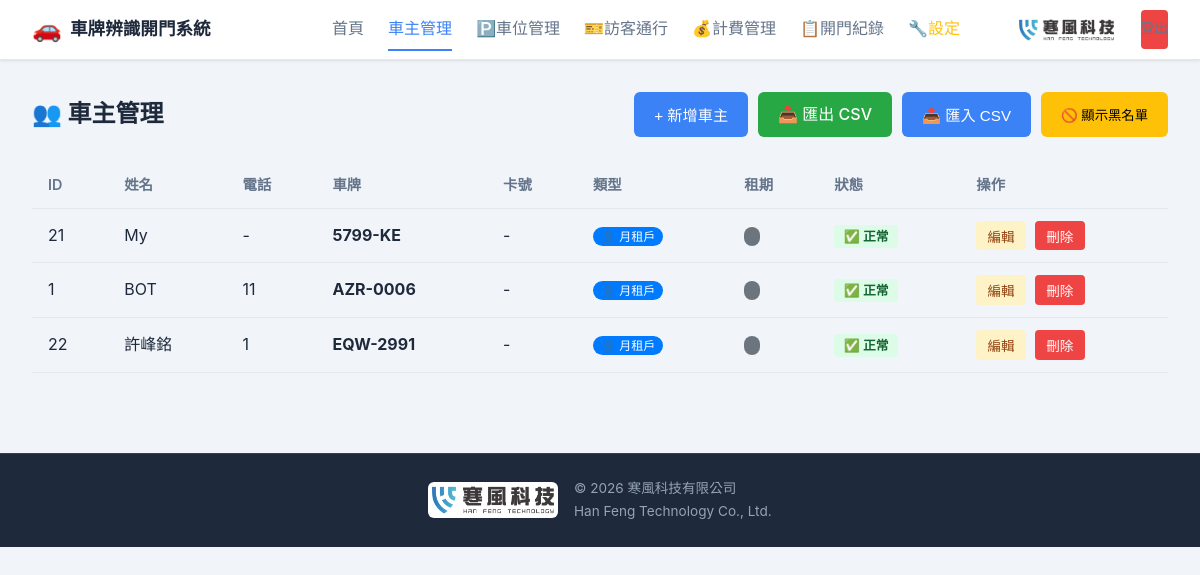
Before: /owners (signed in) with the older database file.
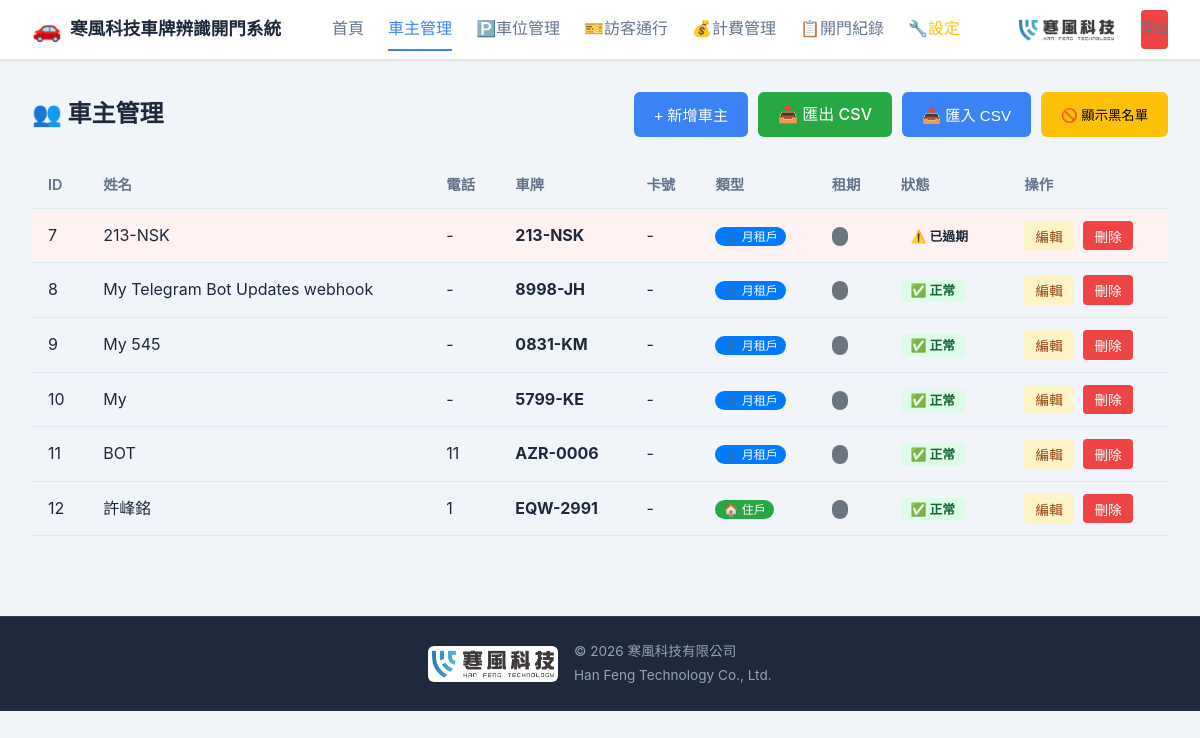
After: the same page with the newer database file.
### tables this page shows
CREATE TABLE owners (
            id INTEGER PRIMARY KEY AUTOINCREMENT,
            member_id TEXT,
            name TEXT NOT NULL,
            phone TEXT,
            plate TEXT UNIQUE NOT NULL,
            car_type TEXT DEFAULT '轎車',
            slot_number TEXT,
            note TEXT,
            is_blacklist INTEGER DEFAULT 0,
            created_at TIMESTAMP DEFAULT CURRENT_TIMESTAMP
        , owner_type TEXT DEFAULT 'resident', card_id TEXT, rental_start_date TEXT, rental_expiry_date TEXT);

CREATE TABLE settings (
            key TEXT PRIMARY KEY,
            value TEXT
        );

### main.py (the view)
@app.route('/owners')
def owners():
    if 'user_id' not in session:
        return redirect(url_for('login'))
    owners_list = db.get_owners()
    now_date = datetime.now().strftime('%Y-%m-%d')
    return render_template('owners.html', owners=owners_list, now_date=now_date)

### database.py (called while the page is built)
def get_db():
    conn = sqlite3.connect(DATABASE)
    conn.row_factory = sqlite3.Row
    return conn

def get_owners():
    conn = get_db()
    rows = conn.execute('SELECT * FROM owners ORDER BY created_at DESC').fetchall()
    conn.close()
    return [dict(row) for row in rows]

def get_setting(key, default=None):
    conn = get_db()
    row = conn.execute('SELECT value FROM settings WHERE key = ?', (key,)).fetchone()
    conn.close()
    return row['value'] if row else default

### main.py (called while the page is built)
@app.context_processor
def inject_project_name():
    return {
        'project_name': db.get_setting('project_name', '車牌辨識開門系統')
    }

### templates/owners.html (shortened to what this page needs)
{% extends "base.html" %}
{% block content %}
<div class="page-header">
    <h1>👥 車主管理</h1>
    <div style="display:flex; gap:10px;">
        <button class="btn-primary" onclick="showAddModal()">+ 新增車主</button>
        <a href="/api/owners/export" class="btn-success">📥 匯出 CSV</a>
        <button class="btn-primary" onclick="showImportModal()">📤 匯入 CSV</button>
        <button class="btn-warning" onclick="showBlacklistedOnly()" id="btn-blacklist-filter">🚫 顯示黑名單</button>
    </div>
</div>
<div class="table-responsive">
    <table class="table">
        <thead>
            <tr>
                <th>ID</th>
                <th>姓名</th>
                <th>電話</th>
                <th>車牌</th>
                <th>卡號</th>
                <th>類型</th>
                <th>租期</th>
                <th>狀態</th>
                <th>操作</th>
            </tr>
        </thead>
        <tbody id="owners-tbody">
            {% for o in owners %}
            <tr class="{% if o.is_blacklist %}row-danger{% elif o.owner_type in ('resident', 'owner', 'tenant') and o.rental_expiry_date and o.rental_expiry_date < now_date %}row-danger{% endif %}" data-blacklist="{{ o.is_blacklist }}" data-owner-type="{{ o.owner_type }}" data-expiry="{{ o.rental_expiry_date or "" }}" data-name="{{ o.name }}" data-plate="{{ o.plate }}">
                <td>{{ o.member_id or o.id }}</td>
                <td>{{ o.name }}</td>
                <td>{{ o.phone or '-' }}</td>
                <td><strong>{{ o.plate }}</strong></td>
                <td>{{ o.card_id or '-' }}</td>
                <td>
                    {% if o.owner_type == 'resident' %}
                    <span style="background:#007bff; color:white; padding:2px 8px; border-radius:10px; font-size:12px;">👤 月租戶</span>
                    {% elif o.owner_type == 'owner' %}
                    <span style="background:#28a745; color:white; padding:2px 8px; border-radius:10px; font-size:12px;">🏠 住戶</span>
                    {% elif o.owner_type == 'tenant' %}
                    <span style="background:#17a2b8; color:white; padding:2px 8px; border-radius:10px; font-size:12px;">🔑 承租戶</span>
                    {% elif o.owner_type == 'visitor' %}
                    <span style="background:#6c757d; color:white; padding:2px 8px; border-radius:10px; font-size:12px;">🚗 臨停戶</span>
                    {% elif o.owner_type == 'service' %}
                    <span style="background:#fd7e14; color:white; padding:2px 8px; border-radius:10px; font-size:12px;">🔧 服務人員</span>
                    {% elif o.owner_type == 'delivery' %}
                    <span style="background:#e83e8c; color:white; padding:2px 8px; border-radius:10px; font-size:12px;">📦 快遞/送貨</span>
                    {% else %}
                    {{ o.owner_type }}
                    {% endif %}
                </td>
                <td>
                    {% if o.owner_type in ('resident','owner','tenant') %}
                    <span class="expiry-cell" data-expiry="{{ o.rental_expiry_date or '' }}" data-start="{{ o.rental_start_date or '' }}" style="cursor:pointer; padding:2px 8px; border-radius:10px; font-size:12px; background:#6c757d; color:white;"></span>
                    {% else %}
                    <span style="color:#bbb; font-size:12px;">-</span>
                    {% endif %}
                </td>
                <td>
                    {% set is_expired = false %}
                    {% if o.owner_type in ('resident', 'owner', 'tenant') and o.rental_expiry_date %}
                        {% if o.rental_expiry_date < now_date %}
                            {% set is_expired = true %}
                        {% endif %}
                    {% endif %}
                    <span class="badge badge-{% if o.is_blacklist %}danger{% elif is_expired %}warning{% else %}success{% endif %}">
                        {% if o.is_blacklist %}🚫 黑名單{% elif is_expired %}⚠️ 已過期{% else %}✅ 正常{% endif %}
                    </span>
                </td>
                <td>
                    <button class="btn-sm btn-edit" onclick='editOwner({{ o | tojson }})'>編輯</button>
                    <form method="POST" action="{{ url_for('owners_delete', owner_id=o.id) }}" style="display:inline" onsubmit="return confirm('確定要刪除嗎？')">
                        <button type="submit" class="btn-sm btn-danger">刪除</button>
                    </form>
                </td>
            </tr>
            {% endfor %}
        </tbody>
    </table>
</div>
{% endblock %}

### templates/base.html (shortened to what this page needs)
<!DOCTYPE html>
<html lang="zh-TW">
<head>
    <link rel="stylesheet" href="{{ url_for('static', filename='css/style.css') }}">
</head>
<body>
    {% if session.get('user_id') %}
    <nav class="navbar">
        <div class="nav-brand">
            <span class="logo">🚗</span>
            <span>{{ project_name or '車牌辨識系統' }}</span>
        </div>
        <div class="nav-links">
            <a href="{{ url_for('index') }}" class="{% if request.endpoint == 'index' %}active{% endif %}">首頁</a>
            <a href="{{ url_for('owners') }}" class="{% if request.endpoint == 'owners' %}active{% endif %}">車主管理</a>
            <a href="{{ url_for('parking_slots') }}" class="{% if request.endpoint == 'parking_slots' %}active{% endif %}">🅿️車位管理</a>
            <a href="{{ url_for('visitor_passes') }}" class="{% if request.endpoint == 'visitor_passes' %}active{% endif %}">🎫訪客通行</a>
            <a href="{{ url_for('billing') }}" class="{% if request.endpoint == 'billing' %}active{% endif %}">💰計費管理</a>
            <a href="{{ url_for('records') }}" class="{% if request.endpoint == 'records' %}active{% endif %}">📋開門紀錄</a>
            {% if session.get('engineer_mode') %}
            <a href="{{ url_for('settings') }}" class="{% if request.endpoint == 'settings' %}active{% endif %}">⚙️設定</a>
            {% else %}
            <a href="#" onclick="showEngineerLogin()" style="color:#ffc107;">🔧設定</a>
            {% endif %}
            <img src="{{ url_for('static', filename='logo.jpg') }}" alt="寒風科技" class="nav-logo" title="寒風科技">
            <a href="{{ url_for('logout') }}" class="btn-logout">登出</a>
        </div>
    </nav>
    {% endif %}
    <main class="container">
        {% block content %}{% endblock %}
    </main>
    <footer class="site-footer">
        <div class="footer-content">
            <img src="{{ url_for('static', filename='logo.jpg') }}" alt="寒風科技" class="footer-logo">
            <div class="footer-text">
                <span>© 2026 寒風科技有限公司</span>
                <span>Han Feng Technology Co., Ltd.</span>
            </div>
        </div>
    </footer>
</body>
</html>

### static/css/style.css (style rules this page uses)
:root { --primary: #3b82f6; --primary-dark: #2563eb; --success: #22c55e; --danger: #ef4444; --warning: #f59e0b; --info: #3b82f6; --dark: #1e293b; --gray: #64748b; --light: #f1f5f9; --white: #ffffff; --border: #e2e8f0; }
* { margin: 0; padding: 0; box-sizing: border-box; }
body { font-family: 'Noto Sans TC', -apple-system, BlinkMacSystemFont, sans-serif; background: var(--light); color: var(--dark); line-height: 1.6; }
.navbar { background: var(--white); border-bottom: 1px solid var(--border); padding: 0 2rem; height: 60px; display: flex; align-items: center; justify-content: space-between; position: sticky; top: 0; z-index: 100; box-shadow: 0 1px 3px rgba(0,0,0,0.1); }
.nav-brand { display: flex; align-items: center; gap: 0.5rem; font-weight: 700; font-size: 1.1rem; }
.nav-brand .logo { font-size: 1.5rem; }
.nav-links { display: flex; align-items: center; gap: 1.5rem; }
.nav-links a { text-decoration: none; color: var(--gray); font-weight: 500; padding: 0.5rem 0; border-bottom: 2px solid transparent; transition: all 0.2s; }
.nav-links a:hover, .nav-links a.active { color: var(--primary); border-bottom-color: var(--primary); }
.container { max-width: 1200px; margin: 0 auto; padding: 2rem; }
.btn-primary { background: var(--primary); color: var(--white); border: none; padding: 0.6rem 1.25rem; border-radius: 6px; font-weight: 500; cursor: pointer; font-size: 0.95rem; transition: background 0.2s; }
.btn-success { background: #28a745; color: var(--white); border: none; padding: 0.6rem 1.25rem; border-radius: 6px; font-weight: 500; cursor: pointer; text-decoration: none; display: inline-block; }
.btn-warning { background: #ffc107; color: #000; border: none; padding: 0.6rem 1.25rem; border-radius: 6px; font-weight: 500; cursor: pointer; text-decoration: none; display: inline-block; }
.btn-danger { background: var(--danger); color: var(--white); border: none; padding: 0.4rem 0.8rem; border-radius: 4px; cursor: pointer; font-size: 0.85rem; }
.btn-sm { padding: 0.3rem 0.7rem; font-size: 0.85rem; border-radius: 4px; border: none; cursor: pointer; }
.btn-edit { background: #fef3c7; color: #92400e; margin-right: 0.3rem; }
.btn-logout { background: var(--danger); color: var(--white); padding: 0.4rem 0.8rem; border-radius: 4px; text-decoration: none; font-size: 0.85rem; }
.table-responsive { overflow-x: auto; }
.table { width: 100%; border-collapse: collapse; }
.table th, .table td { padding: 0.75rem 1rem; text-align: left; border-bottom: 1px solid var(--border); }
.table th { background: var(--light); font-weight: 600; font-size: 0.9rem; color: var(--gray); }
.row-danger td { background: #fef2f2; }
.badge { padding: 0.25rem 0.6rem; border-radius: 4px; font-size: 0.8rem; font-weight: 600; }
.badge-success { background: #dcfce7; color: #166534; }
.page-header { display: flex; justify-content: space-between; align-items: center; margin-bottom: 1.5rem; }
.page-header h1 { font-size: 1.5rem; }
.nav-logo { height: 28px; width: auto; border-radius: 4px; margin-left: 8px; vertical-align: middle; }
.site-footer { background: #1e293b; color: #94a3b8; padding: 1.5rem 2rem; margin-top: 3rem; border-top: 1px solid #334155; }
.footer-content { display: flex; align-items: center; justify-content: center; gap: 1rem; max-width: 1200px; margin: 0 auto; }
.footer-logo { height: 36px; width: auto; border-radius: 6px; }
.footer-text { display: flex; flex-direction: column; gap: 2px; font-size: 0.85rem; text-align: left; }

Changed rows visible on the page:
removed owners: member "21", name "My", phone "-", plate "5799-KE", card_id "-", owner_type "👤 月租戶", is_blacklist "✅ 正常"
removed owners: member "1", name "BOT", phone "11", plate "AZR-0006", card_id "-", owner_type "👤 月租戶", is_blacklist "✅ 正常"
removed owners: member "22", name "許峰銘", phone "1", plate "EQW-2991", card_id "-", owner_type "👤 月租戶", is_blacklist "✅ 正常"
added settings: value "寒風科技車牌辨識開門系統"
added owners: id "7", name "213-NSK", phone "-", plate "213-NSK", card "-", owner_type "👤 月租戶", is_blacklist "⚠️ 已過期"
added owners: id "8", name "My Telegram Bot Updates webhook", phone "-", plate "8998-JH", card_id "-", owner_type "👤 月租戶", is_blacklist "✅ 正常"
added owners: id "9", name "My 545", phone "-", plate "0831-KM", card_id "-", owner_type "👤 月租戶", is_blacklist "✅ 正常"
added owners: id "10", name "My", phone "-", plate "5799-KE", card_id "-", owner_type "👤 月租戶", is_blacklist "✅ 正常"
added owners: id "11", name "BOT", phone "11", plate "AZR-0006", card_id "-", owner_type "👤 月租戶", is_blacklist "✅ 正常"
added owners: id "12", name "許峰銘", phone "1", plate "EQW-2991", card "-", owner_type "🏠 住戶", is_blacklist "✅ 正常"
Other visible differences:
{{ project_name or '車牌辨識系統' }}: "車牌辨識開門系統" → (not shown)
